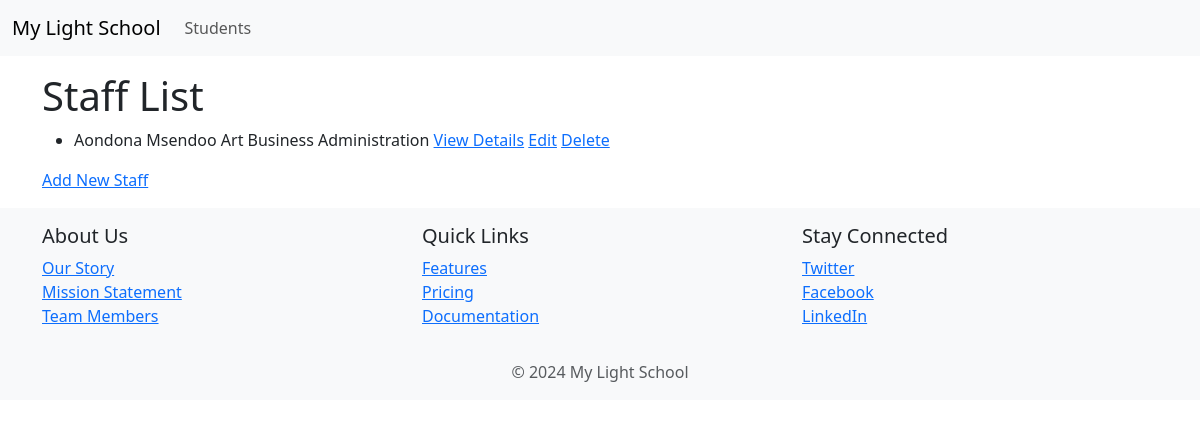
Page /staff/ on the committed database.
### staff/models.py (models this page shows, shortened)
class Staff(models.Model):
    email = models.EmailField(unique=True)
    phone = models.CharField(max_length=50, unique=True)
    surname = models.CharField(max_length=50)
    first_name = models.CharField(max_length=50)
    other_names = models.CharField(max_length=50, blank=True)
    department = models.ForeignKey(Department, on_delete=models.CASCADE, default=1, null=True)
    qualification = models.CharField(max_length=50, null=True)
    course_studied = models.CharField(max_length=50, blank=True)
    profile_picture = models.ImageField(upload_to='profile_pics/', default='default.jpg')
    date_of_birth = models.DateField()
    created_at = models.DateField(auto_now_add=True)

class Department(models.Model):
    name = models.CharField(max_length=100)
    def __str__(self):
        return self.name

### staff/views.py (the view)
# urls.py: path('', views.staff_list, name='staff_list'),
def staff_list(request):
    staff = Staff.objects.all()
    return render(request, 'staff/staff_list.html', {'staff': staff})

### staff/templates/staff/staff_list.html
{% extends 'base.html' %}
{% block content %}
  <h1>Staff List</h1>
  <ul>
    {% for staff_member in staff %}
      <li>
        {{ staff_member.surname }} {{ staff_member.first_name}} {{ staff_member.department }} {{ staff_member.course_studied }}
        <a href="{% url 'staff:staff_detail' staff_member.pk %}">View Details</a>
        <a href="{% url 'staff:staff_update' staff_member.pk %}">Edit</a>
        <a href="{% url 'staff:staff_delete' staff_member.pk %}">Delete</a>
      </li>
    {% endfor %}
  </ul>
  <p><a href="{% url 'staff:add_staff' %}">Add New Staff</a></p>
{% endblock content %}

### rows in the picture
Staff: surname "Aondona", first_name "Msendoo", department "Art", course_studied "Business Administration"
